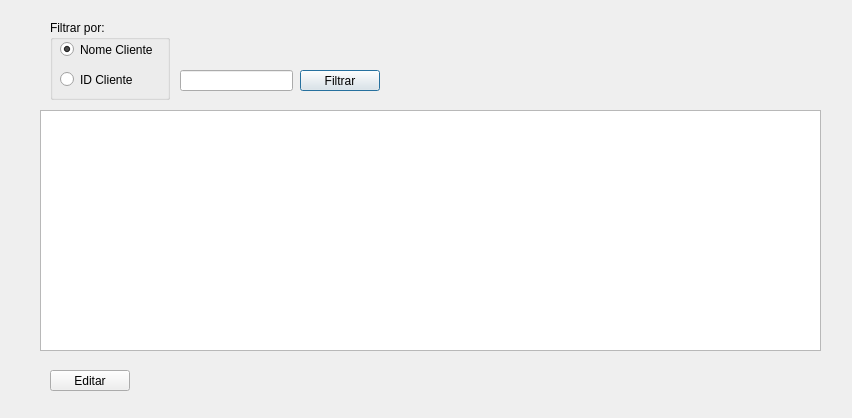
<?xml version="1.0" encoding="UTF-8"?>
<ui version="4.0">
 <class>ger_cli</class>
 <widget class="QDialog" name="ger_cli">
  <property name="geometry">
   <rect>
    <x>0</x>
    <y>0</y>
    <width>852</width>
    <height>418</height>
   </rect>
  </property>
  <property name="windowTitle">
   <string>Dialog</string>
  </property>
  <widget class="QPushButton" name="btn_editar">
   <property name="geometry">
    <rect>
     <x>50</x>
     <y>370</y>
     <width>80</width>
     <height>21</height>
    </rect>
   </property>
   <property name="text">
    <string>Editar</string>
   </property>
   <property name="autoDefault">
    <bool>false</bool>
   </property>
  </widget>
  <widget class="QTableWidget" name="tw_clientes">
   <property name="geometry">
    <rect>
     <x>40</x>
     <y>110</y>
     <width>781</width>
     <height>241</height>
    </rect>
   </property>
  </widget>
  <widget class="QGroupBox" name="groupBox">
   <property name="geometry">
    <rect>
     <x>50</x>
     <y>20</y>
     <width>120</width>
     <height>80</height>
    </rect>
   </property>
   <property name="title">
    <string>Filtrar por:</string>
   </property>
   <widget class="QRadioButton" name="rb_nome">
    <property name="geometry">
     <rect>
      <x>10</x>
      <y>20</y>
      <width>101</width>
      <height>19</height>
     </rect>
    </property>
    <property name="text">
     <string>Nome Cliente</string>
    </property>
    <property name="checked">
     <bool>true</bool>
    </property>
   </widget>
   <widget class="QRadioButton" name="rb_id">
    <property name="geometry">
     <rect>
      <x>10</x>
      <y>50</y>
      <width>84</width>
      <height>19</height>
     </rect>
    </property>
    <property name="text">
     <string>ID Cliente</string>
    </property>
   </widget>
  </widget>
  <widget class="QLineEdit" name="txt_filtrar">
   <property name="geometry">
    <rect>
     <x>180</x>
     <y>70</y>
     <width>113</width>
     <height>21</height>
    </rect>
   </property>
  </widget>
  <widget class="QPushButton" name="btn_filtrar">
   <property name="geometry">
    <rect>
     <x>300</x>
     <y>70</y>
     <width>80</width>
     <height>21</height>
    </rect>
   </property>
   <property name="text">
    <string>Filtrar</string>
   </property>
   <property name="autoDefault">
    <bool>true</bool>
   </property>
  </widget>
 </widget>
 <resources/>
 <connections/>
</ui>
